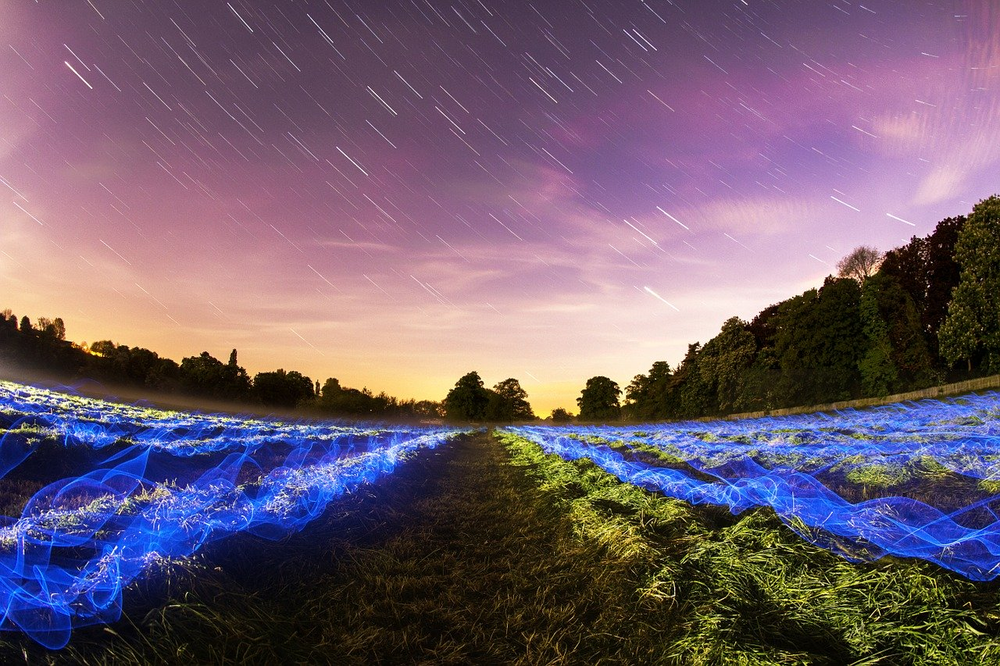
#> input picture assets/photo1.png, 1000 x 666 px, shrunk from 1280 x 853 before the run
$ python main.py
#> lines starting #> are read from the running program, lines starting #| are printed output that depends on the picture
# pillow
from PIL import Image
import numpy as np
import matplotlib.pyplot as plt

width, height = 0, 0
histogram_amount = np.zeros(256)
histogram_amount_new = np.zeros(256)
histogram_amount_result = np.zeros(256)
cumulative_histogram = np.zeros(256)
cumulative_histogram_new = np.zeros(256)


# convert grayscale  image of original image
def rgb2gray(image):
    global histogram_amount
    grayscale_image = Image.new(mode = 'L', size = (width, height))
    for i in range(height):
        for j in range(width):
            pix_val = image.getpixel((j,i))
            # print(pix_val)
            # gray = 0.2989 * r + 0.5870 * g + 0.1140 * b
            temp = int(pix_val[0] * 0.2989 + pix_val[1] * 0.5870 + pix_val[2] * 0.1140)
            grayscale_image.putpixel((j, i), temp)
            histogram_amount[temp] += 1
    return grayscale_image


def step_1(image):
    global width, height
    # get image size
    width, height = image.size
    grayscale_image = rgb2gray(image=image)
    grayscale_image.save("assets/grayscale.png")
    return grayscale_image


def step_2():
    global histogram_amount
    x = np.arange(0, 256)
    plt.bar(x,histogram_amount)
    plt.savefig('assets/histogram_old.png')
    plt.clf()

def step_3():
    global histogram_amount,cumulative_histogram
    cumulative_histogram = np.cumsum(histogram_amount)
    x = np.arange(0, 256)
    plt.bar(x,cumulative_histogram)
    plt.savefig('assets/cumulative_histogram_old.png')
    plt.clf()

def step_4_5(grayscale_image):
    global histogram_amount,cumulative_histogram,histogram_amount_result,width,height
    result_image = Image.new(mode = 'L', size = (width, height))
    for c in range(len(cumulative_histogram)):
        histogram_amount_result[c] = int(round((255*(cumulative_histogram[c])/(width*height))))

    # print("-----------gray-----------")
    for i in range(height):
        for j in range(width):
            pix_val = grayscale_image.getpixel((j,i))
            result_image.putpixel((j, i),int(histogram_amount_result[pix_val]))
    result_image.save("assets/final_result.png")


def step_6():
    global histogram_amount_new,cumulative_histogram_new
    img = Image.open("assets/final_result.png")
    for i in range(height):
        for j in range(width):
            histogram_amount_new[img.getpixel((j,i))] += 1
    x = np.arange(0, 256)
    plt.bar(x,histogram_amount_new)
    plt.savefig('assets/histogram_new.png')
    plt.clf()
    cumulative_histogram_new = np.cumsum(histogram_amount_new)
    x = np.arange(0, 256)
    plt.bar(x,cumulative_histogram_new)
    plt.savefig('assets/cumulative_histogram_new.png')
    plt.clf()


if __name__ == '__main__':
    img_location = input("Enter your image : ")
#> the answer given: ../../assets/photo1.png
    image = Image.open(img_location)
#> image is the input picture: PIL image 1000x666 RGB; mean R, G, B 111.9, 92.8, 110.2
    grayscale_image = step_1(image)
#> in rgb2gray, `grayscale_image = Image.new(mode = 'L', size = (width, height))`: grayscale_image: PIL image 1000x666 L; every value is 0
#> after the loop in rgb2gray, `for i in range(height):`:
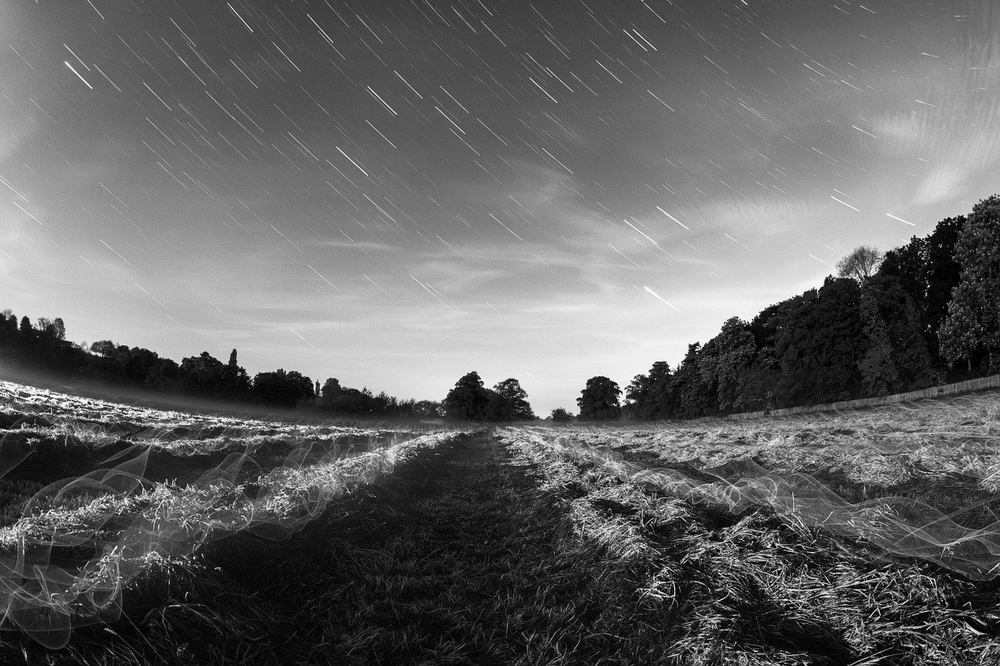
#> grayscale_image: PIL image 1000x666 L; min 0, max 254, mean 100
#> after the loop in rgb2gray, `for i in range(height):`: histogram_amount = 256 values, max 5442 at index 13, min 0 at index 255, mean 2601.6
    step_2()
#> in step_2, `plt.savefig('assets/histogram_old.png')`:
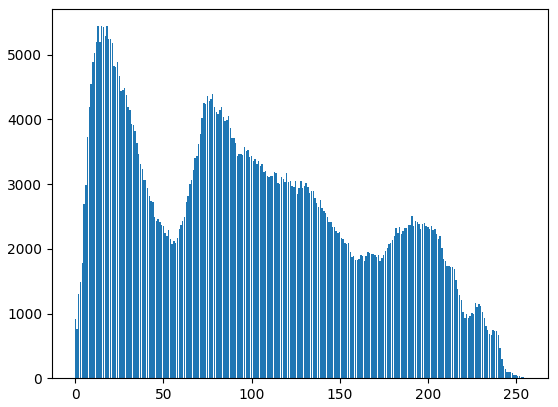
#> figure drawn by matplotlib, 1 panel
    step_3()
#> in step_3, `cumulative_histogram = np.cumsum(histogram_amount)`: cumulative_histogram = 256 values from 917 to 666000
#> in step_3, `plt.savefig('assets/cumulative_histogram_old.png')`:
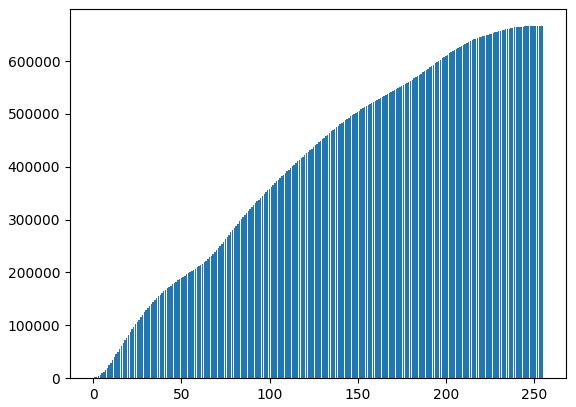
#> figure drawn by matplotlib, 1 panel
    step_4_5(grayscale_image)
#> after the loop in step_4_5, `for c in range(len(cumulative_histogram)):`: histogram_amount_result = 256 values from 0 to 255
#> after the loop in step_4_5, `for i in range(height):`:
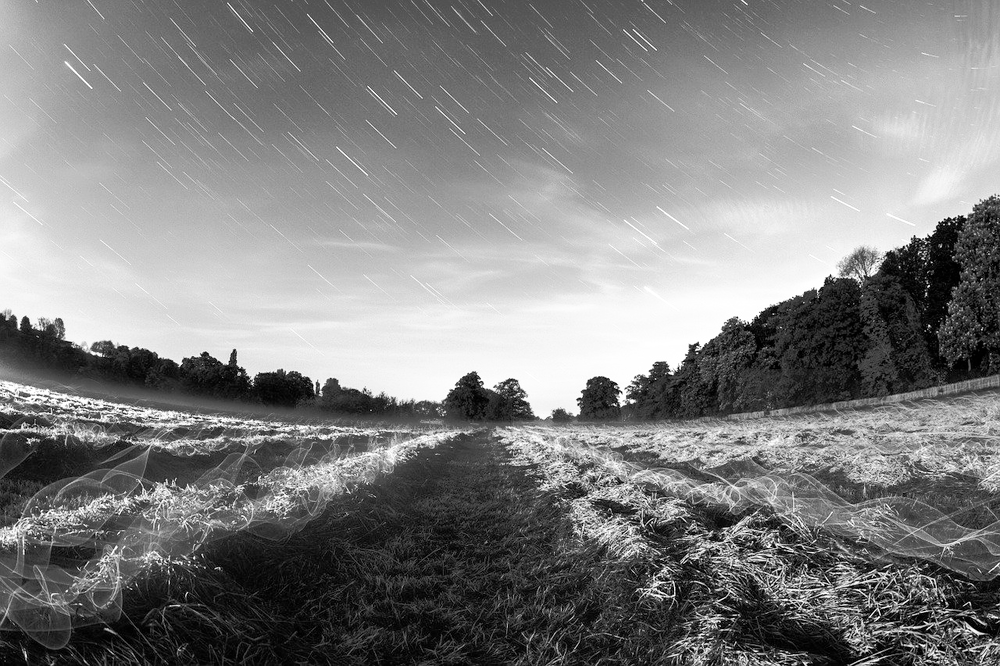
#> result_image: PIL image 1000x666 L; min 0, max 255, mean 128.1
    step_6()
#> in step_6, `plt.savefig('assets/histogram_new.png')`:
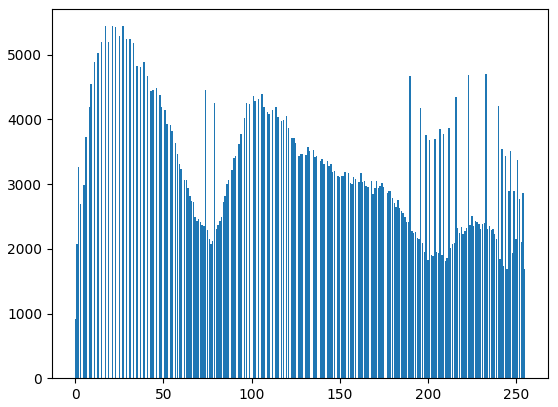
#> figure drawn by matplotlib, 1 panel
#> in step_6, `plt.savefig('assets/cumulative_histogram_new.png')`:
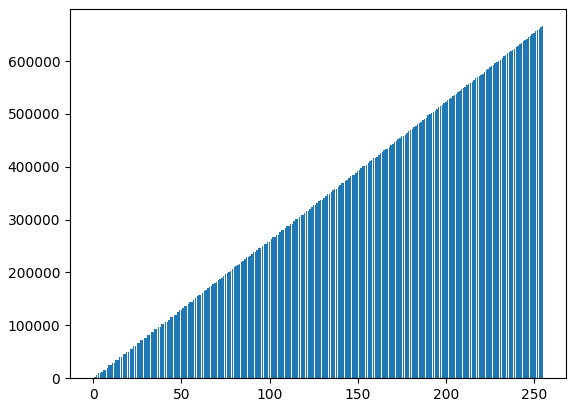
#> figure drawn by matplotlib, 1 panel; tallest bar 666000 high, from x = 254.6 to 255.4


### assets/image.png
